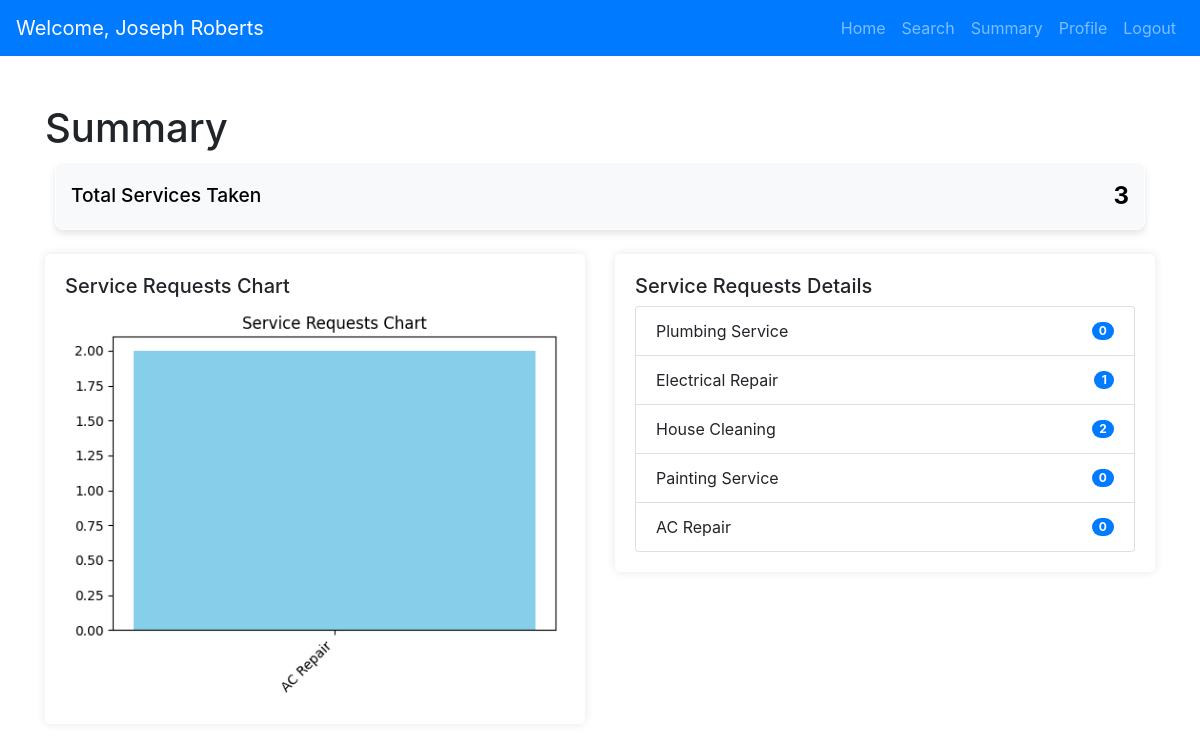
The app's page /customer_summary (signed in) with its own data.
### models.py (models this page shows, shortened)
class User(db.Model, UserMixin):
    __tablename__ = 'users'
    id = db.Column(db.String(6), primary_key=True, default=generate_unique_id, unique=True)
    name = db.Column(db.String(150), nullable=False)
    email = db.Column(db.String(150), unique=True, nullable=False)
    _password = db.Column("password", db.String(500), nullable=False)
    address = db.Column(db.String(300), nullable=True)
    pincode = db.Column(db.String(10), nullable=True)
    phone_number = db.Column(db.String(15), nullable=True)
    role = db.Column(db.String(50), nullable=False)
    __mapper_args__ = {
    'polymorphic_identity': 'user',
    'polymorphic_on': role,
    }
    @property
    def password(self):
        raise AttributeError("Password is not readable!")
    @password.setter
    def password(self, password):
        self._password = generate_password_hash(password, method="pbkdf2:sha256")

class Service(db.Model):
    __tablename__ = 'services'
    id = db.Column(db.String(6), primary_key=True, default=generate_unique_id, unique=True)
    service_name = db.Column(db.String(100), nullable=False)
    service_description = db.Column(db.Text, nullable=True)
    price = db.Column(db.Float, nullable=False)
    duration = db.Column(db.Float, nullable=True)
    requests = db.relationship('Request', back_populates='service', lazy=True, passive_deletes=True)

### app.py (the view)
@app.route("/customer_summary")
def customer_summary():
    customer_id = session.get("user_id")
    customer = Customer.query.get(customer_id)
    total_services_taken = Request.query.filter_by(customer_id=customer_id).count()
    services = Service.query.all()
    service_requests = {
        service.service_name: Request.query.filter_by(customer_id=customer_id, service_id=service.id).count()
        for service in services
    }
    service_requests_chart = generate_chart(
        service_requests, "bar", "Service Requests Chart", "service_requests_chart.png"
    )
    return render_template(
        "customer/customer_summary.html",
        customer=customer,
        total_services_taken=total_services_taken,
        service_requests=service_requests,
        charts={"service_requests": service_requests_chart},
    )

### app.py (called while the page is built, shortened)
@login_manager.user_loader
def load_user(user_id):
    return User.query.get(user_id)

def generate_chart(data, chart_type, title, filename):
    charts_dir = "static/charts"
    os.makedirs(charts_dir, exist_ok=True)
    valid_data = {k: v for k, v in data.items() if not np.isnan(v) and v > 0}
    plt.figure(figsize=(6, 4))
    if chart_type == "pie":
        plt.pie(valid_data.values(), labels=valid_data.keys(), autopct="%1.1f%%", startangle=140)
        plt.title(title)
    elif chart_type == "bar":
        plt.bar(valid_data.keys(), valid_data.values(), color="skyblue")
        plt.title(title)
        plt.xticks(rotation=45, ha="right")
    else:
        raise ValueError(f"Unsupported chart type: {chart_type}")
    filepath = os.path.join(charts_dir, filename)
    plt.savefig(filepath, bbox_inches="tight")
    plt.close()
    return filepath

### templates/customer/customer_summary.html (shortened to what this page needs)
<!DOCTYPE html>
<html lang="en">
<head>
    <link href="https://stackpath.bootstrapcdn.com/bootstrap/4.5.2/css/bootstrap.min.css" rel="stylesheet">
</head>
<body>
    {% extends 'base.html' %}
    {% block navbar %}
        {% include 'navbars/customer_navbar.html' %}
    {% endblock %}
    {% block content %}
    <div class="container mt-5">
        <h1>Summary</h1>
        <div class="stat-box">
            <h4>Total Services Taken</h4>
            <p>{{ total_services_taken }}</p>
        </div>
        <div class="row mt-4">
            <div class="col-md-6">
                <div class="container-box">
                    <h5>Service Requests Chart</h5>
                    {% if charts['service_requests'] %}
                        <img src="{{ charts['service_requests'] }}" alt="Service Requests Chart" style="width: 100%; height: auto;">
                    {% else %}
                        <p>No data available.</p>
                    {% endif %}
                </div>
            </div>
            <div class="col-md-6">
                <div class="container-box">
                    <h5>Service Requests Details</h5>
                    <ul class="list-group">
                        {% for service, count in service_requests.items() %}
                        <li class="list-group-item d-flex justify-content-between align-items-center">
                            {{ service }}
                            <span class="badge badge-primary badge-pill">{{ count }}</span>
                        </li>
                        {% endfor %}
                    </ul>
                </div>
            </div>
        </div>
    </div>
    {% endblock %}

### templates/navbars/customer_navbar.html (shortened to what this page needs)
<!DOCTYPE html>
<html lang="en">
<head>
    <link href="https://stackpath.bootstrapcdn.com/bootstrap/4.5.2/css/bootstrap.min.css" rel="stylesheet">
</head>
<body>
    <nav class="navbar navbar-expand-lg navbar-dark bg-primary">
        <a class="navbar-brand" href="{{ url_for('customer_dashboard') }}">Welcome, {{ customer.name }}</a>
        <div class="collapse navbar-collapse" id="navbarNav">
            <ul class="navbar-nav ml-auto">
                <li class="nav-item"><a class="nav-link" href="{{ url_for('customer_dashboard') }}">Home</a></li>
              <li class="nav-item"><a class="nav-link" href="{{ url_for('customer_search') }}">Search</a></li>
              <li class="nav-item"><a class="nav-link" href="{{ url_for('customer_summary') }}">Summary</a></li>
              <li class="nav-item"><a class="nav-link" href="{{ url_for('customer_profile') }}">Profile</a>
              </li>
              <li class="nav-item"><a class="nav-link" href="{{ url_for('logout') }}">Logout</a></li>
            </ul>
        </div>
    </nav>
</body>
</html>

### templates/customer/customer_summary.html (style rules this page uses)
body { font-family: Arial, sans-serif; background: #f7f8fc; margin: 0; padding: 0; }
.stat-box { background-color: #f8f9fa; color: #000; padding: 15px; border: 1px solid #fff; border-radius: 8px; display: flex; justify-content: space-between; align-items: center; box-shadow: 0 4px 6px rgba(0, 0, 0, 0.1); flex: 1; margin: 10px; transition: transform 0.2s ease, box-shadow 0.2s ease; }
.stat-box h4 { margin: 0; font-size: 1.2rem; }
.stat-box p { margin: 0; font-size: 1.5rem; font-weight: bold; }
.container-box { background-color: #ffffff; padding: 20px; border-radius: 5px; box-shadow: 0 0 10px rgba(0, 0, 0, 0.1); margin-bottom: 30px; }

### records on screen
User: name "Joseph Roberts"
Service: service_name "Plumbing Service", count "0"
Service: service_name "Electrical Repair", count "1"
Service: service_name "House Cleaning", count "2"
Service: service_name "Painting Service", count "0"
Service: service_name "AC Repair", count "0"

### other values on screen
{{ total_services_taken }} "3"
